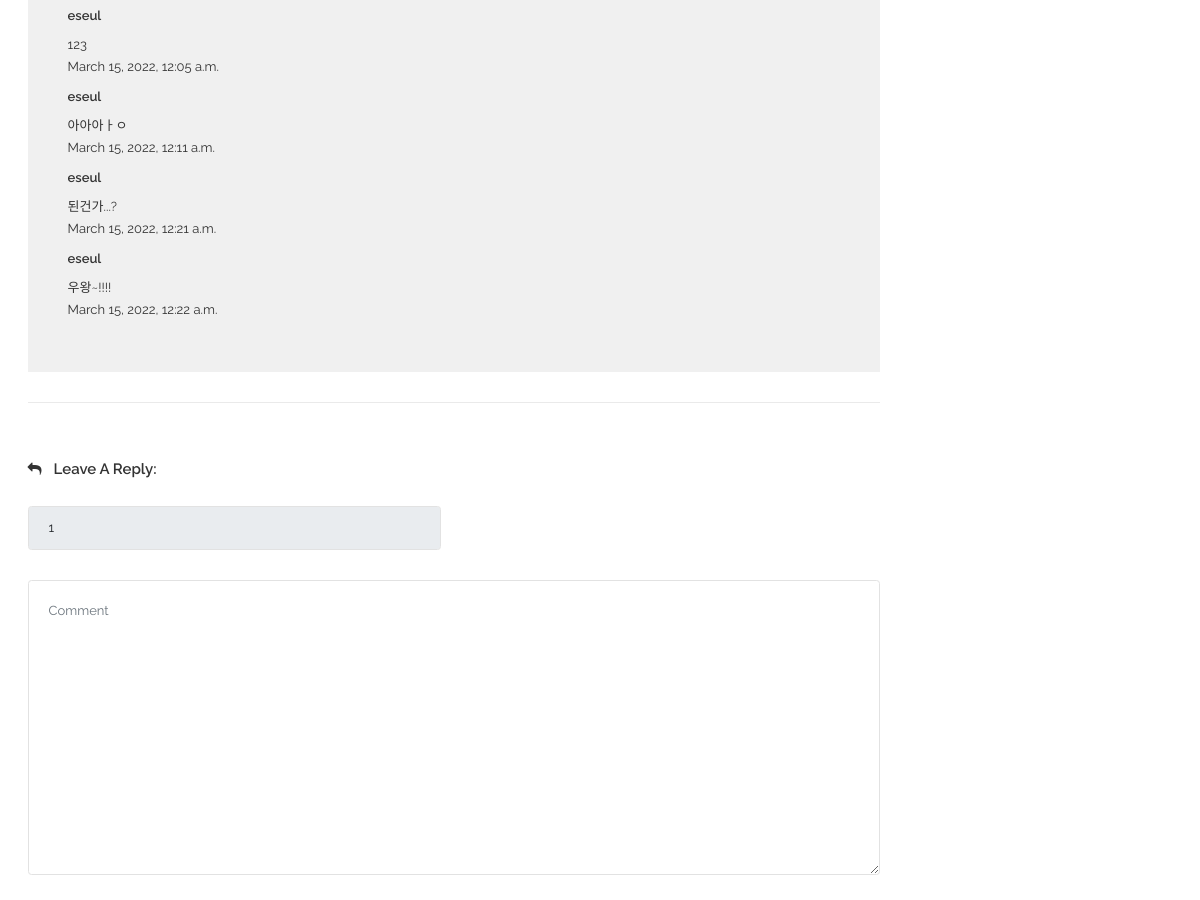
Before: /candidate2/detail01/ (signed in, middle part) with the older database file.
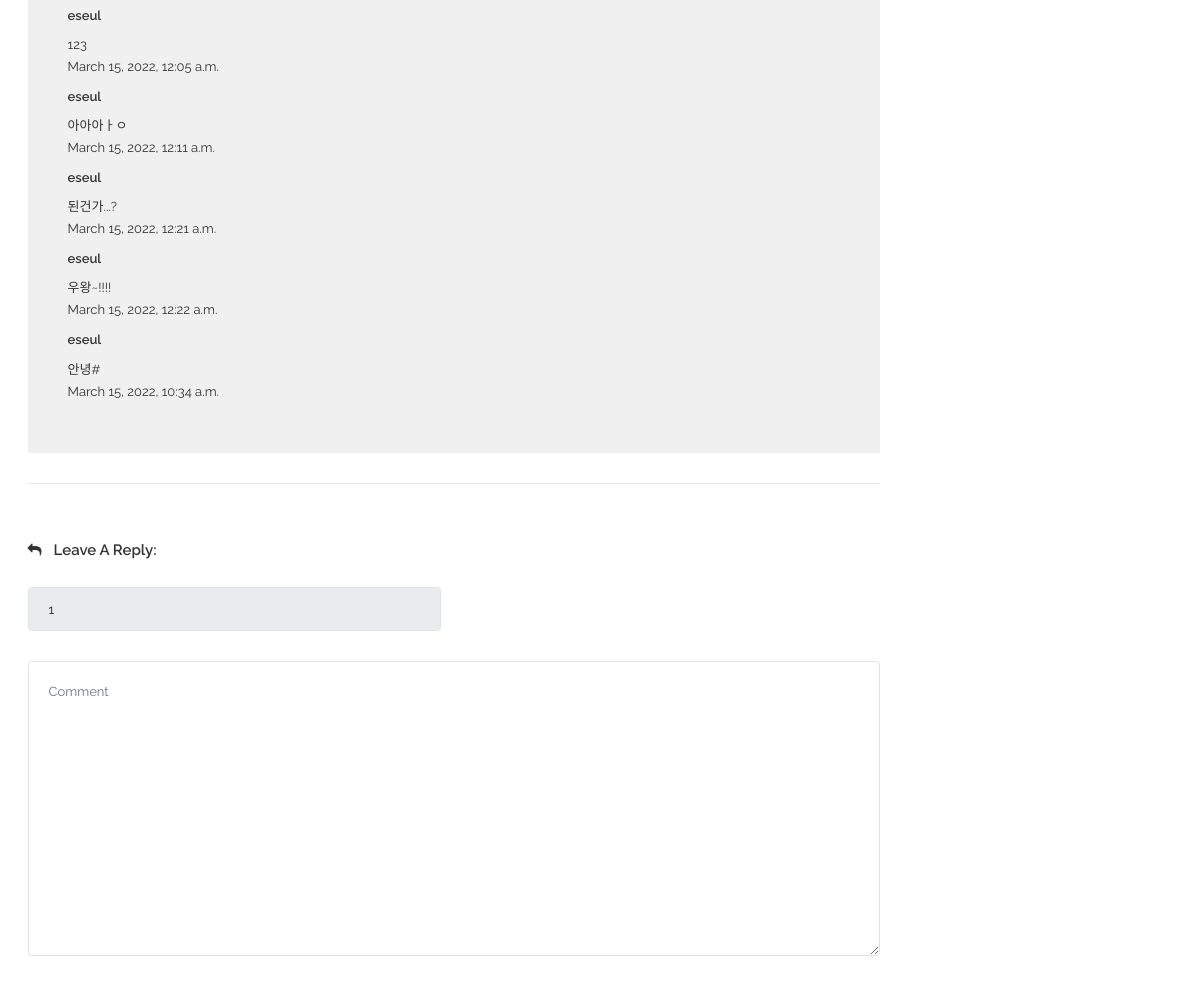
After: the same page with the newer database file.
### bbsApp/models.py (models this page shows)
class Post(models.Model):
    id            = models.BigAutoField(help_text = "Post ID", primary_key=True)
    candidate_num = models.IntegerField()
    detail_num    = models.IntegerField()
    writer_id     = models.TextField(max_length=100)
    content       = models.TextField(blank=False, null=False)
    create_date   = models.DateTimeField(auto_now=True)
    modify_date   = models.DateTimeField(auto_now=True)

### candidate2App/views.py (the view)
# urls.py: path('detail01/', views.detail01),
def detail01(request):
    print('>>> candidate2')
    candidate_num = 2
    detail_num = 1
    Posts = Post.objects.all()
    if request.session.get('member_name'):
        print('>>> our member')
        context = {
            'session_member_name': request.session.get('member_name'),
            'session_member_id'  : request.session.get('member_id'),
            'candidate_num': candidate_num,
            'detail_num': detail_num,
            'Posts' : Posts
        }
        return render(request, 'candidate2/blogDetail01.html',context)
    else:
        context = {
            'candidate_num'      : candidate_num,
            'detail_num'         : detail_num
        }
        return render(request, 'candidate2/blogDetail01.html' ,context)

### candidate2App/templates/candidate2/blogDetail01.html (shortened to what the changed rows need)
{% load static %}
<!doctype html>
<html class="no-js" lang="en">
    <head>
        <link rel="stylesheet" href="{% static 'css/bootstrap.min.css' %}">
        <link rel="stylesheet" href="{% static 'css/font-awesome.min.css' %}">
        <link rel="stylesheet" href="{% static 'css/meanmenu.min.css' %}">
        <link rel="stylesheet" href="{% static 'css/owl.carousel.min.css' %}">
		<link rel="stylesheet" href="{% static 'lib/css/nivo-slider.css' %}" type="text/css" />
		<link rel="stylesheet" href="{% static 'lib/css/preview.css' %}" type="text/css" media="screen" />
        <link rel="stylesheet" href="{% static 'css/chosen.min.css' %}">
        <link rel="stylesheet" href="{% static 'css/animate.css' %}">
        <link rel="stylesheet" href="{% static 'css/magnific-popup.css' %}">
        <link rel="stylesheet" href="{% static 'css/normalize.css' %}">
        <link rel="stylesheet" href="{% static 'css/main.css' %}">
        <link rel="stylesheet" href="{% static 'style.css' %}">
        <link rel="stylesheet" href="{% static 'css/responsive.css' %}">
    </head>
    <body>
        <div class="wrapper">
            <section class="blog-two-details-area ptb-80">
                <div class="container">
                    <div class="row">
                        <div class="col-lg-9">
                            <div class="blog-container-inner">
                                <div  class="blog-comment">
                                    <div class="blog-reply-all2">
                                        <div id="blog-top" class="blog-top">
                                            {% for bbs in Posts %}
                                            <div  class="blog-img-details">
                                                <div class="blog-title">
                                                    <h3>{{bbs.writer_id}}</h3>
                                                </div>
                                                <p>{{bbs.content}}</p>
                                                <span>{{bbs.create_date}}</span>
                                            </div>
                                            {% endfor %}
                                        </div>
                                    </div>
                                </div>
                            </div>
                        </div>
                    </div>
                </div>
            </section>
        </div>
    </body>
</html>

Changed rows visible on the page:
added Post: writer_id "eseul", content "안녕#", create_date "March 15, 2022, 10:34 a.m."
